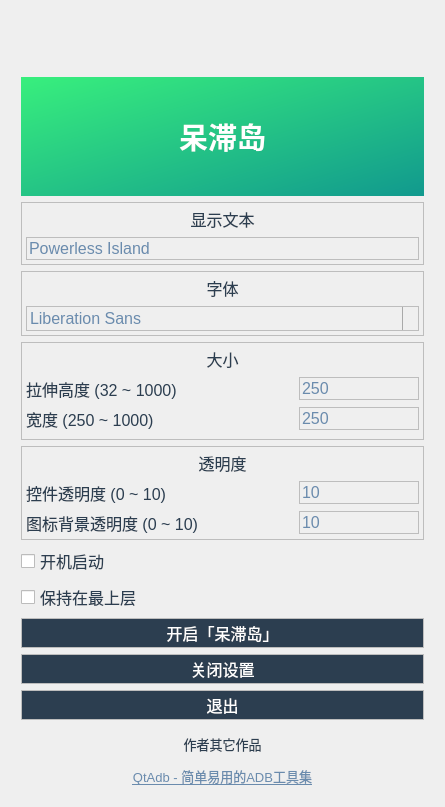
<?xml version="1.0" encoding="UTF-8"?>
<ui version="4.0">
 <class>Widget</class>
 <widget class="QWidget" name="Widget">
  <property name="geometry">
   <rect>
    <x>0</x>
    <y>0</y>
    <width>445</width>
    <height>807</height>
   </rect>
  </property>
  <property name="maximumSize">
   <size>
    <width>16777215</width>
    <height>16777215</height>
   </size>
  </property>
  <property name="font">
   <font>
    <family>Microsoft JhengHei UI</family>
    <pointsize>12</pointsize>
   </font>
  </property>
  <property name="windowTitle">
   <string>Widget</string>
  </property>
  <layout class="QVBoxLayout" name="verticalLayout_7">
   <property name="bottomMargin">
    <number>11</number>
   </property>
   <item>
    <widget class="QFrame" name="frame">
     <property name="frameShape">
      <enum>QFrame::NoFrame</enum>
     </property>
     <property name="frameShadow">
      <enum>QFrame::Sunken</enum>
     </property>
     <property name="lineWidth">
      <number>0</number>
     </property>
     <layout class="QVBoxLayout" name="verticalLayout_5">
      <property name="leftMargin">
       <number>10</number>
      </property>
      <property name="topMargin">
       <number>10</number>
      </property>
      <property name="rightMargin">
       <number>10</number>
      </property>
      <property name="bottomMargin">
       <number>10</number>
      </property>
      <item>
       <widget class="QWidget" name="widget_logo" native="true">
        <property name="minimumSize">
         <size>
          <width>0</width>
          <height>50</height>
         </size>
        </property>
        <property name="maximumSize">
         <size>
          <width>16777215</width>
          <height>50</height>
         </size>
        </property>
        <layout class="QHBoxLayout" name="horizontalLayout_5">
         <property name="leftMargin">
          <number>0</number>
         </property>
         <property name="topMargin">
          <number>0</number>
         </property>
         <property name="rightMargin">
          <number>0</number>
         </property>
         <property name="bottomMargin">
          <number>0</number>
         </property>
        </layout>
       </widget>
      </item>
      <item>
       <widget class="QLabel" name="label">
        <property name="minimumSize">
         <size>
          <width>0</width>
          <height>50</height>
         </size>
        </property>
        <property name="styleSheet">
         <string notr="true">border-radius:0px;
border:0px;
background-color: qlineargradient(spread:pad, x1:0, y1:0, x2:1, y2:1, stop:0 rgba(56, 239, 125, 255), stop:1 rgba(17, 153, 142, 255));</string>
        </property>
        <property name="text">
         <string>&lt;!DOCTYPE HTML PUBLIC &quot;-//W3C//DTD HTML 4.0//EN&quot; &quot;http://www.w3.org/TR/REC-html40/strict.dtd&quot;&gt;
&lt;html&gt;&lt;head&gt;&lt;meta name=&quot;qrichtext&quot; content=&quot;1&quot; /&gt;&lt;meta charset=&quot;utf-8&quot; /&gt;&lt;style type=&quot;text/css&quot;&gt;
p, li { white-space: pre-wrap; }
hr { height: 1px; border-width: 0; }
&lt;/style&gt;&lt;/head&gt;&lt;body style=&quot; font-family:'Microsoft YaHei UI'; font-size:9pt; font-weight:400; font-style:normal;&quot;&gt;
&lt;p align=&quot;center&quot; style=&quot; margin-top:0px; margin-bottom:0px; margin-left:0px; margin-right:0px; -qt-block-indent:0; text-indent:0px;&quot;&gt;&lt;span style=&quot; font-size:22pt; font-weight:700; color:#ffffff;&quot;&gt;呆滞岛&lt;/span&gt;&lt;/p&gt;&lt;/body&gt;&lt;/html&gt;</string>
        </property>
        <property name="alignment">
         <set>Qt::AlignCenter</set>
        </property>
       </widget>
      </item>
      <item>
       <layout class="QVBoxLayout" name="mainLayout">
        <property name="spacing">
         <number>14</number>
        </property>
        <property name="leftMargin">
         <number>0</number>
        </property>
        <property name="topMargin">
         <number>0</number>
        </property>
        <property name="rightMargin">
         <number>0</number>
        </property>
        <property name="bottomMargin">
         <number>0</number>
        </property>
        <item>
         <widget class="QWidget" name="settings" native="true">
          <layout class="QVBoxLayout" name="verticalLayout">
           <property name="leftMargin">
            <number>0</number>
           </property>
           <property name="topMargin">
            <number>0</number>
           </property>
           <property name="rightMargin">
            <number>0</number>
           </property>
           <property name="bottomMargin">
            <number>0</number>
           </property>
           <item>
            <widget class="QWidget" name="widget_text" native="true">
             <property name="font">
              <font>
               <family>Microsoft JhengHei UI</family>
               <pointsize>12</pointsize>
              </font>
             </property>
             <property name="styleSheet">
              <string notr="true">background-color: rgba(255, 255, 255, 0);
border:1px solid #BDBDBD;
border-radius:0px;</string>
             </property>
             <layout class="QVBoxLayout" name="verticalLayout_3">
              <property name="leftMargin">
               <number>5</number>
              </property>
              <property name="topMargin">
               <number>5</number>
              </property>
              <property name="rightMargin">
               <number>5</number>
              </property>
              <property name="bottomMargin">
               <number>5</number>
              </property>
              <item>
               <widget class="QLabel" name="label_2">
                <property name="font">
                 <font>
                  <family>Microsoft JhengHei UI</family>
                  <pointsize>12</pointsize>
                 </font>
                </property>
                <property name="styleSheet">
                 <string notr="true">background-color: rgba(255, 255, 255, 0);
border:0px solid #BDBDBD;
border-radius:0px;
color: rgb(44, 62, 80);</string>
                </property>
                <property name="text">
                 <string>显示文本</string>
                </property>
                <property name="alignment">
                 <set>Qt::AlignCenter</set>
                </property>
               </widget>
              </item>
              <item>
               <widget class="QLineEdit" name="lineEdit">
                <property name="font">
                 <font>
                  <family>Microsoft JhengHei UI</family>
                  <pointsize>12</pointsize>
                 </font>
                </property>
                <property name="styleSheet">
                 <string notr="true">color: rgb(106, 139, 173);</string>
                </property>
                <property name="text">
                 <string>Powerless Island</string>
                </property>
               </widget>
              </item>
             </layout>
            </widget>
           </item>
           <item>
            <widget class="QWidget" name="widget_font" native="true">
             <property name="maximumSize">
              <size>
               <width>16777215</width>
               <height>16777215</height>
              </size>
             </property>
             <property name="styleSheet">
              <string notr="true">background-color: rgba(255, 255, 255, 0);
border:1px solid #BDBDBD;
border-radius:0px;</string>
             </property>
             <layout class="QVBoxLayout" name="verticalLayout_2">
              <property name="leftMargin">
               <number>5</number>
              </property>
              <property name="topMargin">
               <number>5</number>
              </property>
              <property name="rightMargin">
               <number>5</number>
              </property>
              <property name="bottomMargin">
               <number>5</number>
              </property>
              <item>
               <widget class="QLabel" name="label_font">
                <property name="font">
                 <font>
                  <family>Microsoft JhengHei UI</family>
                  <pointsize>12</pointsize>
                 </font>
                </property>
                <property name="styleSheet">
                 <string notr="true">border:0px solid #BDBDBD;
border-radius:4px;
color: rgb(44, 62, 80);</string>
                </property>
                <property name="text">
                 <string>字体</string>
                </property>
                <property name="alignment">
                 <set>Qt::AlignCenter</set>
                </property>
               </widget>
              </item>
              <item>
               <widget class="QFontComboBox" name="fontComboBox">
                <property name="maximumSize">
                 <size>
                  <width>16777215</width>
                  <height>300</height>
                 </size>
                </property>
                <property name="font">
                 <font>
                  <family>Microsoft JhengHei UI</family>
                  <pointsize>12</pointsize>
                 </font>
                </property>
                <property name="styleSheet">
                 <string notr="true">/* 未下拉时，QComboBox的样式 */
QComboBox {
    border: 1px solid #BDBDBD;   /* 边框 */
    border-radius: 0px;   /* 圆角 */
    padding: 1px 18px 1px 3px;   /* 字体填衬 */
    color: #6A8BAD;
    background: transparent;
}

/* 下拉后，整个下拉窗体样式 */
QComboBox QAbstractItemView {
    outline: 0px solid gray;   /* 选定项的虚框 */
    border: 1px solid #BDBDBD;   /* 整个下拉窗体的边框 */
    color: black;
    background-color: white;   /* 整个下拉窗体的背景色 */
    selection-background-color: gray;   /* 整个下拉窗体被选中项的背景色 */
}

/* 下拉后，整个下拉窗体每项的样式 */
QComboBox QAbstractItemView::item {
    height: 50px;   /* 项的高度（设置pComboBox-&gt;setView(new QListView());后，该项才起作用） */
}

/* 下拉后，整个下拉窗体越过每项的样式 */
QComboBox QAbstractItemView::item:hover {
    color: #2C3E50;
    background-color: lightgreen;   /* 整个下拉窗体越过每项的背景色 */
}

/* 下拉后，整个下拉窗体被选择的每项的样式 */
QComboBox QAbstractItemView::item:selected {
    color: #2C3E50;
    background-color: lightgreen;
}

/* QComboBox中的垂直滚动条 */
QComboBox QAbstractScrollArea QScrollBar:vertical {
    width: 10px;
    background-color: #FFFFFF;   /* 空白区域的背景色*/
}

QComboBox QAbstractScrollArea QScrollBar::handle:vertical {
    border-radius: 5px;   /* 圆角 */
    background: #BDBDBD;   /* 小方块的背景色深灰lightblue */
}

QComboBox QAbstractScrollArea QScrollBar::handle:vertical:hover {
    background: gray;   /* 越过小方块的背景色yellow */
}

/* 下拉框样式 */
QComboBox::drop-down {
    subcontrol-origin: padding;   /* 子控件在父元素中的原点矩形。如果未指定此属性，则默认为padding。 */
    subcontrol-position: top right;   /* 下拉框的位置（右上） */
    width: 15px;   /* 下拉框的宽度 */

    border-left-width: 1px;   /* 下拉框的左边界线宽度 */
    border-left-color: darkgray;   /* 下拉框的左边界线颜色 */
    border-left-style: solid;   /* 下拉框的左边界线为实线 */
    border-top-right-radius: 3px;   /* 下拉框的右上边界线的圆角半径（应和整个QComboBox右上边界线的圆角半径一致） */
    border-bottom-right-radius: 3px;   /* 同上 */
}
</string>
                </property>
                <property name="editable">
                 <bool>false</bool>
                </property>
                <property name="currentFont">
                 <font>
                  <family>Microsoft JhengHei UI</family>
                  <pointsize>12</pointsize>
                 </font>
                </property>
               </widget>
              </item>
             </layout>
            </widget>
           </item>
           <item>
            <widget class="QWidget" name="widget_size" native="true">
             <property name="font">
              <font>
               <family>Microsoft JhengHei UI</family>
               <pointsize>12</pointsize>
              </font>
             </property>
             <property name="styleSheet">
              <string notr="true">background-color: rgba(255, 255, 255, 0);
border:1px solid #BDBDBD;
border-radius:0px;</string>
             </property>
             <layout class="QVBoxLayout" name="verticalLayout_4">
              <property name="leftMargin">
               <number>5</number>
              </property>
              <property name="topMargin">
               <number>5</number>
              </property>
              <property name="rightMargin">
               <number>5</number>
              </property>
              <item>
               <widget class="QLabel" name="label_3">
                <property name="font">
                 <font>
                  <family>Microsoft JhengHei UI</family>
                  <pointsize>12</pointsize>
                 </font>
                </property>
                <property name="styleSheet">
                 <string notr="true">background-color: rgba(255, 255, 255, 0);
color: rgb(44, 62, 80);
border:0px solid #BDBDBD;
border-radius:0px;</string>
                </property>
                <property name="text">
                 <string>大小</string>
                </property>
                <property name="alignment">
                 <set>Qt::AlignCenter</set>
                </property>
               </widget>
              </item>
              <item>
               <layout class="QHBoxLayout" name="horizontalLayout">
                <item>
                 <widget class="QLabel" name="label_hei">
                  <property name="font">
                   <font>
                    <family>Microsoft JhengHei UI</family>
                    <pointsize>12</pointsize>
                   </font>
                  </property>
                  <property name="styleSheet">
                   <string notr="true">background-color: rgba(255, 255, 255, 0);
border:0px solid #BDBDBD;
border-radius:0px;
color: rgb(44, 62, 80);</string>
                  </property>
                  <property name="text">
                   <string>拉伸高度 (32 ~ 1000)</string>
                  </property>
                 </widget>
                </item>
                <item>
                 <widget class="QSpinBox" name="spinBox_height">
                  <property name="minimumSize">
                   <size>
                    <width>120</width>
                    <height>0</height>
                   </size>
                  </property>
                  <property name="maximumSize">
                   <size>
                    <width>120</width>
                    <height>16777215</height>
                   </size>
                  </property>
                  <property name="font">
                   <font>
                    <family>Microsoft JhengHei UI</family>
                    <pointsize>12</pointsize>
                   </font>
                  </property>
                  <property name="styleSheet">
                   <string notr="true">color: rgb(106, 139, 173);</string>
                  </property>
                  <property name="prefix">
                   <string/>
                  </property>
                  <property name="minimum">
                   <number>32</number>
                  </property>
                  <property name="maximum">
                   <number>1000</number>
                  </property>
                  <property name="value">
                   <number>250</number>
                  </property>
                 </widget>
                </item>
               </layout>
              </item>
              <item>
               <layout class="QHBoxLayout" name="horizontalLayout_2">
                <item>
                 <widget class="QLabel" name="label_wid">
                  <property name="font">
                   <font>
                    <family>Microsoft JhengHei UI</family>
                    <pointsize>12</pointsize>
                   </font>
                  </property>
                  <property name="styleSheet">
                   <string notr="true">background-color: rgba(255, 255, 255, 0);
border:0px solid #BDBDBD;
border-radius:0px;
color: rgb(44, 62, 80);</string>
                  </property>
                  <property name="text">
                   <string>宽度 (250 ~ 1000)</string>
                  </property>
                 </widget>
                </item>
                <item>
                 <widget class="QSpinBox" name="spinBox_width">
                  <property name="minimumSize">
                   <size>
                    <width>120</width>
                    <height>0</height>
                   </size>
                  </property>
                  <property name="maximumSize">
                   <size>
                    <width>120</width>
                    <height>16777215</height>
                   </size>
                  </property>
                  <property name="font">
                   <font>
                    <family>Microsoft JhengHei UI</family>
                    <pointsize>12</pointsize>
                   </font>
                  </property>
                  <property name="styleSheet">
                   <string notr="true">color: rgb(106, 139, 173);</string>
                  </property>
                  <property name="minimum">
                   <number>250</number>
                  </property>
                  <property name="maximum">
                   <number>1000</number>
                  </property>
                  <property name="value">
                   <number>250</number>
                  </property>
                 </widget>
                </item>
               </layout>
              </item>
             </layout>
            </widget>
           </item>
           <item>
            <widget class="QWidget" name="widget_opacity" native="true">
             <property name="styleSheet">
              <string notr="true">background-color: rgba(255, 255, 255, 0);
border:1px solid #BDBDBD;
border-radius:0px;</string>
             </property>
             <layout class="QVBoxLayout" name="verticalLayout_6">
              <property name="leftMargin">
               <number>5</number>
              </property>
              <property name="topMargin">
               <number>5</number>
              </property>
              <property name="rightMargin">
               <number>5</number>
              </property>
              <property name="bottomMargin">
               <number>5</number>
              </property>
              <item>
               <widget class="QLabel" name="label_4">
                <property name="font">
                 <font>
                  <family>Microsoft JhengHei UI</family>
                  <pointsize>12</pointsize>
                 </font>
                </property>
                <property name="styleSheet">
                 <string notr="true">background-color: rgba(255, 255, 255, 0);
border:0px solid #BDBDBD;
border-radius:0px;
color: rgb(44, 62, 80);</string>
                </property>
                <property name="text">
                 <string>透明度</string>
                </property>
                <property name="alignment">
                 <set>Qt::AlignCenter</set>
                </property>
               </widget>
              </item>
              <item>
               <layout class="QHBoxLayout" name="horizontalLayout_3">
                <item>
                 <widget class="QLabel" name="label_5">
                  <property name="font">
                   <font>
                    <family>Microsoft JhengHei UI</family>
                    <pointsize>12</pointsize>
                   </font>
                  </property>
                  <property name="styleSheet">
                   <string notr="true">background-color: rgba(255, 255, 255, 0);
border:0px solid #BDBDBD;
border-radius:0px;
color: rgb(44, 62, 80);</string>
                  </property>
                  <property name="text">
                   <string>控件透明度 (0 ~ 10)</string>
                  </property>
                 </widget>
                </item>
                <item>
                 <widget class="QSpinBox" name="spinBox_opaAll">
                  <property name="minimumSize">
                   <size>
                    <width>120</width>
                    <height>0</height>
                   </size>
                  </property>
                  <property name="maximumSize">
                   <size>
                    <width>120</width>
                    <height>16777215</height>
                   </size>
                  </property>
                  <property name="font">
                   <font>
                    <family>Microsoft JhengHei UI</family>
                    <pointsize>12</pointsize>
                   </font>
                  </property>
                  <property name="styleSheet">
                   <string notr="true">color: rgb(106, 139, 173);</string>
                  </property>
                  <property name="maximum">
                   <number>10</number>
                  </property>
                  <property name="value">
                   <number>10</number>
                  </property>
                 </widget>
                </item>
               </layout>
              </item>
              <item>
               <layout class="QHBoxLayout" name="horizontalLayout_4">
                <item>
                 <widget class="QLabel" name="label_6">
                  <property name="font">
                   <font>
                    <family>Microsoft JhengHei UI</family>
                    <pointsize>12</pointsize>
                   </font>
                  </property>
                  <property name="styleSheet">
                   <string notr="true">background-color: rgba(255, 255, 255, 0);
border:0px solid #BDBDBD;
border-radius:0px;
color: rgb(44, 62, 80);</string>
                  </property>
                  <property name="text">
                   <string>图标背景透明度 (0 ~ 10)</string>
                  </property>
                 </widget>
                </item>
                <item>
                 <widget class="QSpinBox" name="spinBox_opaIn">
                  <property name="minimumSize">
                   <size>
                    <width>120</width>
                    <height>0</height>
                   </size>
                  </property>
                  <property name="maximumSize">
                   <size>
                    <width>120</width>
                    <height>16777215</height>
                   </size>
                  </property>
                  <property name="font">
                   <font>
                    <family>Microsoft JhengHei UI</family>
                    <pointsize>12</pointsize>
                   </font>
                  </property>
                  <property name="styleSheet">
                   <string notr="true">color: rgb(106, 139, 173);</string>
                  </property>
                  <property name="maximum">
                   <number>10</number>
                  </property>
                  <property name="value">
                   <number>10</number>
                  </property>
                 </widget>
                </item>
               </layout>
              </item>
             </layout>
            </widget>
           </item>
           <item>
            <widget class="QCheckBox" name="boot">
             <property name="font">
              <font>
               <family>Microsoft JhengHei UI</family>
               <pointsize>12</pointsize>
              </font>
             </property>
             <property name="styleSheet">
              <string notr="true">color: rgb(44, 62, 80);</string>
             </property>
             <property name="text">
              <string>开机启动</string>
             </property>
            </widget>
           </item>
           <item>
            <widget class="QCheckBox" name="keepAbove">
             <property name="font">
              <font>
               <family>Microsoft JhengHei UI</family>
               <pointsize>12</pointsize>
              </font>
             </property>
             <property name="styleSheet">
              <string notr="true">color: rgb(44, 62, 80);</string>
             </property>
             <property name="text">
              <string>保持在最上层</string>
             </property>
            </widget>
           </item>
           <item>
            <widget class="QPushButton" name="showBtn">
             <property name="minimumSize">
              <size>
               <width>0</width>
               <height>30</height>
              </size>
             </property>
             <property name="font">
              <font>
               <family>Microsoft JhengHei UI</family>
               <pointsize>12</pointsize>
              </font>
             </property>
             <property name="styleSheet">
              <string notr="true">QPushButton{background-color: rgb(44, 62, 80);border-radius:0px;border:1px solid #BDBDBD;color:white;}

QPushButton:hover{background-color: rgb(106, 139, 173);}
QPushButton:pressed{background-color: rgba(44, 62, 80, 0.8);}</string>
             </property>
             <property name="text">
              <string>开启「呆滞岛」</string>
             </property>
            </widget>
           </item>
           <item>
            <widget class="QPushButton" name="closeBtn">
             <property name="minimumSize">
              <size>
               <width>0</width>
               <height>30</height>
              </size>
             </property>
             <property name="font">
              <font>
               <family>Microsoft JhengHei UI</family>
               <pointsize>12</pointsize>
              </font>
             </property>
             <property name="styleSheet">
              <string notr="true">QPushButton{background-color: rgb(44, 62, 80);border-radius:0px;border:1px solid #BDBDBD;color:white;}

QPushButton:hover{background-color: rgb(106, 139, 173);}
QPushButton:pressed{background-color: rgba(44, 62, 80, 0.8);}</string>
             </property>
             <property name="text">
              <string>关闭设置</string>
             </property>
            </widget>
           </item>
           <item>
            <widget class="QPushButton" name="quitBtn">
             <property name="minimumSize">
              <size>
               <width>0</width>
               <height>30</height>
              </size>
             </property>
             <property name="font">
              <font>
               <family>Microsoft JhengHei UI</family>
               <pointsize>12</pointsize>
              </font>
             </property>
             <property name="styleSheet">
              <string notr="true">QPushButton{background-color: rgb(44, 62, 80);border-radius:0px;border:1px solid #BDBDBD;color:white;}

QPushButton:hover{background-color: rgb(106, 139, 173);}
QPushButton:pressed{background-color: rgba(44, 62, 80, 0.8);}</string>
             </property>
             <property name="text">
              <string>退出</string>
             </property>
            </widget>
           </item>
          </layout>
         </widget>
        </item>
        <item>
         <widget class="QLabel" name="label_7">
          <property name="minimumSize">
           <size>
            <width>0</width>
            <height>30</height>
           </size>
          </property>
          <property name="maximumSize">
           <size>
            <width>16777215</width>
            <height>60</height>
           </size>
          </property>
          <property name="font">
           <font>
            <family>Microsoft JhengHei UI</family>
            <pointsize>12</pointsize>
           </font>
          </property>
          <property name="styleSheet">
           <string notr="true">background-color: rgba(255, 255, 255, 0);
border:0px solid #BDBDBD;
border-radius:0px;
color: rgb(44, 62, 80);</string>
          </property>
          <property name="text">
           <string>&lt;html&gt;&lt;head/&gt;&lt;body&gt;&lt;p align=&quot;center&quot;&gt;&lt;span style=&quot; font-size:10pt; color:#2c3e50;&quot;&gt;作者其它作品&lt;/span&gt;&lt;/p&gt;&lt;p align=&quot;center&quot;&gt;&lt;a href=&quot;https://lapplandsp.github.io/QtAdb-Pages&quot;&gt;&lt;span style=&quot; font-size:10pt; text-decoration: underline; color:#6a8bad;&quot;&gt;QtAdb - 简单易用的ADB工具集&lt;/span&gt;&lt;/a&gt;&lt;/p&gt;&lt;/body&gt;&lt;/html&gt;</string>
          </property>
          <property name="alignment">
           <set>Qt::AlignCenter</set>
          </property>
          <property name="openExternalLinks">
           <bool>true</bool>
          </property>
         </widget>
        </item>
       </layout>
      </item>
     </layout>
    </widget>
   </item>
  </layout>
 </widget>
 <resources/>
 <connections/>
</ui>
